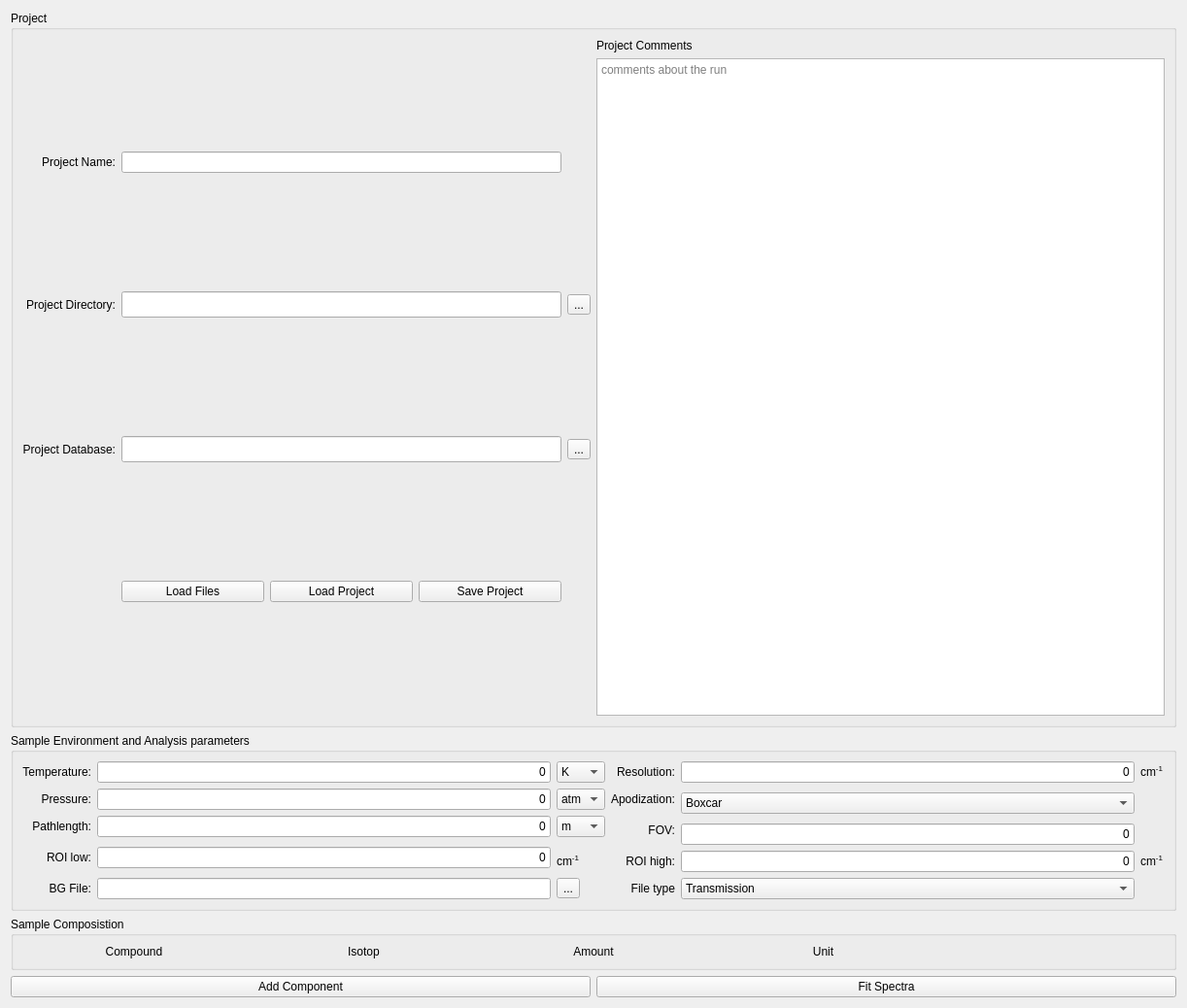
<?xml version="1.0" encoding="UTF-8"?>
<ui version="4.0">
 <class>MyProjectTab</class>
 <widget class="QWidget" name="MyProjectTab">
  <property name="geometry">
   <rect>
    <x>0</x>
    <y>0</y>
    <width>1222</width>
    <height>1038</height>
   </rect>
  </property>
  <property name="windowTitle">
   <string>Form</string>
  </property>
  <layout class="QVBoxLayout" name="verticalLayout">
   <item>
    <widget class="QGroupBox" name="groupBox">
     <property name="title">
      <string>Project</string>
     </property>
     <layout class="QHBoxLayout" name="horizontalLayout_3">
      <item>
       <layout class="QGridLayout" name="gridLayout">
        <item row="0" column="0">
         <widget class="QLabel" name="namelabel">
          <property name="text">
           <string>Project Name:</string>
          </property>
          <property name="alignment">
           <set>Qt::AlignRight|Qt::AlignTrailing|Qt::AlignVCenter</set>
          </property>
         </widget>
        </item>
        <item row="1" column="2">
         <widget class="QToolButton" name="pdir_Button">
          <property name="text">
           <string>...</string>
          </property>
         </widget>
        </item>
        <item row="1" column="1">
         <widget class="QLineEdit" name="project_dir">
          <property name="font">
           <font>
            <pointsize>12</pointsize>
           </font>
          </property>
         </widget>
        </item>
        <item row="2" column="1">
         <widget class="QLineEdit" name="project_DB_dir">
          <property name="font">
           <font>
            <pointsize>12</pointsize>
           </font>
          </property>
         </widget>
        </item>
        <item row="2" column="0">
         <widget class="QLabel" name="projDBlabel">
          <property name="text">
           <string>Project Database:</string>
          </property>
          <property name="alignment">
           <set>Qt::AlignRight|Qt::AlignTrailing|Qt::AlignVCenter</set>
          </property>
         </widget>
        </item>
        <item row="0" column="1">
         <widget class="QLineEdit" name="project_name">
          <property name="clearButtonEnabled">
           <bool>false</bool>
          </property>
         </widget>
        </item>
        <item row="1" column="0">
         <widget class="QLabel" name="dirlabel">
          <property name="text">
           <string>Project Directory:</string>
          </property>
          <property name="alignment">
           <set>Qt::AlignRight|Qt::AlignTrailing|Qt::AlignVCenter</set>
          </property>
         </widget>
        </item>
        <item row="2" column="2">
         <widget class="QToolButton" name="pdatabase_Button">
          <property name="text">
           <string>...</string>
          </property>
         </widget>
        </item>
        <item row="3" column="1">
         <layout class="QHBoxLayout" name="projButtonLayout">
          <item>
           <widget class="QPushButton" name="loadfiles_Button">
            <property name="sizePolicy">
             <sizepolicy hsizetype="Preferred" vsizetype="Fixed">
              <horstretch>0</horstretch>
              <verstretch>0</verstretch>
             </sizepolicy>
            </property>
            <property name="text">
             <string>Load Files</string>
            </property>
           </widget>
          </item>
          <item>
           <widget class="QPushButton" name="loadProj_Button">
            <property name="sizePolicy">
             <sizepolicy hsizetype="Preferred" vsizetype="Fixed">
              <horstretch>0</horstretch>
              <verstretch>0</verstretch>
             </sizepolicy>
            </property>
            <property name="text">
             <string>Load Project</string>
            </property>
           </widget>
          </item>
          <item>
           <widget class="QPushButton" name="saveProj_Button">
            <property name="sizePolicy">
             <sizepolicy hsizetype="Preferred" vsizetype="Fixed">
              <horstretch>0</horstretch>
              <verstretch>0</verstretch>
             </sizepolicy>
            </property>
            <property name="text">
             <string>Save Project</string>
            </property>
           </widget>
          </item>
         </layout>
        </item>
       </layout>
      </item>
      <item>
       <layout class="QVBoxLayout" name="commentsLayout">
        <item>
         <widget class="QLabel" name="comments_label">
          <property name="text">
           <string>Project Comments</string>
          </property>
         </widget>
        </item>
        <item>
         <widget class="QTextEdit" name="comments_val">
          <property name="placeholderText">
           <string>comments about the run</string>
          </property>
         </widget>
        </item>
       </layout>
      </item>
     </layout>
    </widget>
   </item>
   <item>
    <widget class="QGroupBox" name="SampleEnv">
     <property name="title">
      <string>Sample Environment and Analysis parameters</string>
     </property>
     <layout class="QGridLayout" name="gridLayout_2">
      <item row="0" column="0">
       <widget class="QLabel" name="templabel">
        <property name="text">
         <string>Temperature:</string>
        </property>
        <property name="alignment">
         <set>Qt::AlignRight|Qt::AlignTrailing|Qt::AlignVCenter</set>
        </property>
       </widget>
      </item>
      <item row="0" column="3">
       <widget class="QLabel" name="reslabel">
        <property name="toolTip">
         <string>&lt;html&gt;&lt;head/&gt;&lt;body&gt;&lt;p&gt;Region of intrest&lt;/p&gt;&lt;/body&gt;&lt;/html&gt;</string>
        </property>
        <property name="text">
         <string>Resolution:</string>
        </property>
        <property name="alignment">
         <set>Qt::AlignRight|Qt::AlignTrailing|Qt::AlignVCenter</set>
        </property>
       </widget>
      </item>
      <item row="1" column="0">
       <widget class="QLabel" name="presslabel">
        <property name="text">
         <string>Pressure:</string>
        </property>
        <property name="alignment">
         <set>Qt::AlignRight|Qt::AlignTrailing|Qt::AlignVCenter</set>
        </property>
       </widget>
      </item>
      <item row="1" column="1">
       <widget class="QLineEdit" name="press_val">
        <property name="toolTip">
         <string>&lt;html&gt;&lt;head/&gt;&lt;body&gt;&lt;p&gt;Total pressure of the system&lt;/p&gt;&lt;/body&gt;&lt;/html&gt;</string>
        </property>
        <property name="text">
         <string>0</string>
        </property>
        <property name="alignment">
         <set>Qt::AlignRight|Qt::AlignTrailing|Qt::AlignVCenter</set>
        </property>
       </widget>
      </item>
      <item row="0" column="4">
       <widget class="QLineEdit" name="res_val">
        <property name="toolTip">
         <string>&lt;html&gt;&lt;head/&gt;&lt;body&gt;&lt;p&gt;Pathlength of the spectroscopic beam&lt;/p&gt;&lt;/body&gt;&lt;/html&gt;</string>
        </property>
        <property name="text">
         <string>0</string>
        </property>
        <property name="alignment">
         <set>Qt::AlignRight|Qt::AlignTrailing|Qt::AlignVCenter</set>
        </property>
       </widget>
      </item>
      <item row="2" column="0" rowspan="2">
       <widget class="QLabel" name="pathLlabel">
        <property name="text">
         <string>Pathlength:</string>
        </property>
        <property name="alignment">
         <set>Qt::AlignRight|Qt::AlignTrailing|Qt::AlignVCenter</set>
        </property>
       </widget>
      </item>
      <item row="0" column="1">
       <widget class="QLineEdit" name="temp_val">
        <property name="toolTip">
         <string>&lt;html&gt;&lt;head/&gt;&lt;body&gt;&lt;p&gt;Temperature of the system&lt;/p&gt;&lt;p&gt;&lt;br/&gt;&lt;/p&gt;&lt;/body&gt;&lt;/html&gt;</string>
        </property>
        <property name="text">
         <string>0</string>
        </property>
        <property name="alignment">
         <set>Qt::AlignRight|Qt::AlignTrailing|Qt::AlignVCenter</set>
        </property>
       </widget>
      </item>
      <item row="4" column="1" rowspan="2">
       <widget class="QLineEdit" name="roiLow_val">
        <property name="toolTip">
         <string>&lt;html&gt;&lt;head/&gt;&lt;body&gt;&lt;p&gt;Pathlength of the spectroscopic beam&lt;/p&gt;&lt;/body&gt;&lt;/html&gt;</string>
        </property>
        <property name="text">
         <string>0</string>
        </property>
        <property name="alignment">
         <set>Qt::AlignRight|Qt::AlignTrailing|Qt::AlignVCenter</set>
        </property>
       </widget>
      </item>
      <item row="1" column="3">
       <widget class="QLabel" name="apodlabel">
        <property name="text">
         <string>Apodization:</string>
        </property>
        <property name="alignment">
         <set>Qt::AlignRight|Qt::AlignTrailing|Qt::AlignVCenter</set>
        </property>
       </widget>
      </item>
      <item row="5" column="5">
       <widget class="QLabel" name="roiunit_2">
        <property name="toolTipDuration">
         <number>-11</number>
        </property>
        <property name="text">
         <string>&lt;html&gt;&lt;head/&gt;&lt;body&gt;&lt;p&gt;cm&lt;span style=&quot; vertical-align:super;&quot;&gt;-1&lt;/span&gt;&lt;/p&gt;&lt;/body&gt;&lt;/html&gt;</string>
        </property>
       </widget>
      </item>
      <item row="1" column="4" rowspan="2">
       <widget class="QComboBox" name="apod_val">
        <property name="editable">
         <bool>false</bool>
        </property>
        <property name="currentText">
         <string>Boxcar</string>
        </property>
        <property name="currentIndex">
         <number>0</number>
        </property>
        <item>
         <property name="text">
          <string>Boxcar</string>
         </property>
        </item>
        <item>
         <property name="text">
          <string>Triangle</string>
         </property>
        </item>
       </widget>
      </item>
      <item row="2" column="1" rowspan="2">
       <widget class="QLineEdit" name="pathL_val">
        <property name="toolTip">
         <string>&lt;html&gt;&lt;head/&gt;&lt;body&gt;&lt;p&gt;Pathlength of the spectroscopic beam&lt;/p&gt;&lt;/body&gt;&lt;/html&gt;</string>
        </property>
        <property name="text">
         <string>0</string>
        </property>
        <property name="alignment">
         <set>Qt::AlignRight|Qt::AlignTrailing|Qt::AlignVCenter</set>
        </property>
       </widget>
      </item>
      <item row="0" column="2">
       <widget class="QComboBox" name="temp_unit">
        <property name="editable">
         <bool>false</bool>
        </property>
        <property name="currentText">
         <string>K</string>
        </property>
        <property name="currentIndex">
         <number>0</number>
        </property>
        <item>
         <property name="text">
          <string>K</string>
         </property>
        </item>
        <item>
         <property name="text">
          <string>C</string>
         </property>
        </item>
        <item>
         <property name="text">
          <string>F</string>
         </property>
        </item>
       </widget>
      </item>
      <item row="5" column="3">
       <widget class="QLabel" name="roiHlabel">
        <property name="toolTip">
         <string>&lt;html&gt;&lt;head/&gt;&lt;body&gt;&lt;p&gt;Region of intrest&lt;/p&gt;&lt;/body&gt;&lt;/html&gt;</string>
        </property>
        <property name="text">
         <string>ROI high:</string>
        </property>
        <property name="alignment">
         <set>Qt::AlignRight|Qt::AlignTrailing|Qt::AlignVCenter</set>
        </property>
       </widget>
      </item>
      <item row="2" column="2" rowspan="2">
       <widget class="QComboBox" name="pathL_unit">
        <property name="editable">
         <bool>false</bool>
        </property>
        <property name="currentText">
         <string>m</string>
        </property>
        <property name="currentIndex">
         <number>0</number>
        </property>
        <item>
         <property name="text">
          <string>m</string>
         </property>
        </item>
        <item>
         <property name="text">
          <string>cm</string>
         </property>
        </item>
       </widget>
      </item>
      <item row="1" column="2">
       <widget class="QComboBox" name="press_unit">
        <property name="editable">
         <bool>false</bool>
        </property>
        <property name="currentText">
         <string>atm</string>
        </property>
        <property name="currentIndex">
         <number>0</number>
        </property>
        <item>
         <property name="text">
          <string>atm</string>
         </property>
        </item>
        <item>
         <property name="text">
          <string>bar</string>
         </property>
        </item>
        <item>
         <property name="text">
          <string>PSI</string>
         </property>
        </item>
        <item>
         <property name="text">
          <string>Pa</string>
         </property>
        </item>
       </widget>
      </item>
      <item row="5" column="2">
       <widget class="QLabel" name="roiunit">
        <property name="toolTipDuration">
         <number>-11</number>
        </property>
        <property name="text">
         <string>&lt;html&gt;&lt;head/&gt;&lt;body&gt;&lt;p&gt;cm&lt;span style=&quot; vertical-align:super;&quot;&gt;-1&lt;/span&gt;&lt;/p&gt;&lt;/body&gt;&lt;/html&gt;</string>
        </property>
       </widget>
      </item>
      <item row="0" column="5">
       <widget class="QLabel" name="resunit">
        <property name="toolTipDuration">
         <number>-11</number>
        </property>
        <property name="text">
         <string>&lt;html&gt;&lt;head/&gt;&lt;body&gt;&lt;p&gt;cm&lt;span style=&quot; vertical-align:super;&quot;&gt;-1&lt;/span&gt;&lt;/p&gt;&lt;/body&gt;&lt;/html&gt;</string>
        </property>
       </widget>
      </item>
      <item row="3" column="3">
       <widget class="QLabel" name="fovlabel">
        <property name="toolTip">
         <string>&lt;html&gt;&lt;head/&gt;&lt;body&gt;&lt;p&gt;Region of intrest&lt;/p&gt;&lt;/body&gt;&lt;/html&gt;</string>
        </property>
        <property name="text">
         <string>FOV:</string>
        </property>
        <property name="alignment">
         <set>Qt::AlignRight|Qt::AlignTrailing|Qt::AlignVCenter</set>
        </property>
       </widget>
      </item>
      <item row="5" column="4">
       <widget class="QLineEdit" name="roiHigh_val">
        <property name="toolTip">
         <string>&lt;html&gt;&lt;head/&gt;&lt;body&gt;&lt;p&gt;Pathlength of the spectroscopic beam&lt;/p&gt;&lt;/body&gt;&lt;/html&gt;</string>
        </property>
        <property name="text">
         <string>0</string>
        </property>
        <property name="alignment">
         <set>Qt::AlignRight|Qt::AlignTrailing|Qt::AlignVCenter</set>
        </property>
       </widget>
      </item>
      <item row="3" column="4" rowspan="2">
       <widget class="QLineEdit" name="fov_val">
        <property name="toolTip">
         <string>&lt;html&gt;&lt;head/&gt;&lt;body&gt;&lt;p&gt;Pathlength of the spectroscopic beam&lt;/p&gt;&lt;/body&gt;&lt;/html&gt;</string>
        </property>
        <property name="text">
         <string>0</string>
        </property>
        <property name="alignment">
         <set>Qt::AlignRight|Qt::AlignTrailing|Qt::AlignVCenter</set>
        </property>
       </widget>
      </item>
      <item row="4" column="0" rowspan="2">
       <widget class="QLabel" name="roiLlabel">
        <property name="toolTip">
         <string>&lt;html&gt;&lt;head/&gt;&lt;body&gt;&lt;p&gt;Region of intrest&lt;/p&gt;&lt;/body&gt;&lt;/html&gt;</string>
        </property>
        <property name="text">
         <string>ROI low:</string>
        </property>
        <property name="alignment">
         <set>Qt::AlignRight|Qt::AlignTrailing|Qt::AlignVCenter</set>
        </property>
       </widget>
      </item>
      <item row="6" column="1">
       <widget class="QLineEdit" name="bgfile_val">
        <property name="alignment">
         <set>Qt::AlignCenter</set>
        </property>
       </widget>
      </item>
      <item row="6" column="2">
       <widget class="QToolButton" name="bgFile_Button">
        <property name="text">
         <string>...</string>
        </property>
       </widget>
      </item>
      <item row="6" column="0">
       <widget class="QLabel" name="bgfilelabel">
        <property name="text">
         <string>BG File:</string>
        </property>
        <property name="alignment">
         <set>Qt::AlignRight|Qt::AlignTrailing|Qt::AlignVCenter</set>
        </property>
       </widget>
      </item>
      <item row="6" column="4">
       <widget class="QComboBox" name="ftype_val">
        <property name="editable">
         <bool>false</bool>
        </property>
        <property name="currentText">
         <string>Transmission</string>
        </property>
        <property name="currentIndex">
         <number>0</number>
        </property>
        <item>
         <property name="text">
          <string>Transmission</string>
         </property>
        </item>
        <item>
         <property name="text">
          <string>Absorbtion (ln)</string>
         </property>
        </item>
        <item>
         <property name="text">
          <string>Absorbtion(lg)</string>
         </property>
        </item>
       </widget>
      </item>
      <item row="6" column="3">
       <widget class="QLabel" name="ftypelabel">
        <property name="text">
         <string>File type</string>
        </property>
        <property name="alignment">
         <set>Qt::AlignRight|Qt::AlignTrailing|Qt::AlignVCenter</set>
        </property>
       </widget>
      </item>
     </layout>
    </widget>
   </item>
   <item>
    <widget class="QGroupBox" name="Components">
     <property name="title">
      <string>Sample Composistion</string>
     </property>
     <layout class="QVBoxLayout" name="Component_Layout">
      <item>
       <layout class="QHBoxLayout" name="sampleLayout">
        <item>
         <widget class="QLabel" name="label_4">
          <property name="text">
           <string>Compound</string>
          </property>
          <property name="alignment">
           <set>Qt::AlignCenter</set>
          </property>
         </widget>
        </item>
        <item>
         <widget class="QLabel" name="label_3">
          <property name="text">
           <string>Isotop</string>
          </property>
          <property name="alignment">
           <set>Qt::AlignCenter</set>
          </property>
         </widget>
        </item>
        <item>
         <widget class="QLabel" name="label_2">
          <property name="text">
           <string>Amount</string>
          </property>
          <property name="alignment">
           <set>Qt::AlignCenter</set>
          </property>
         </widget>
        </item>
        <item>
         <widget class="QLabel" name="label_9">
          <property name="text">
           <string>Unit</string>
          </property>
          <property name="alignment">
           <set>Qt::AlignCenter</set>
          </property>
         </widget>
        </item>
        <item>
         <widget class="QLabel" name="label">
          <property name="text">
           <string/>
          </property>
          <property name="alignment">
           <set>Qt::AlignCenter</set>
          </property>
         </widget>
        </item>
       </layout>
      </item>
     </layout>
    </widget>
   </item>
   <item>
    <layout class="QHBoxLayout" name="horizontalLayout">
     <item>
      <widget class="QPushButton" name="addComponentButton">
       <property name="text">
        <string>Add Component</string>
       </property>
      </widget>
     </item>
     <item>
      <widget class="QPushButton" name="fitSpectraButton">
       <property name="text">
        <string>Fit Spectra</string>
       </property>
      </widget>
     </item>
    </layout>
   </item>
  </layout>
 </widget>
 <resources/>
 <connections/>
</ui>
